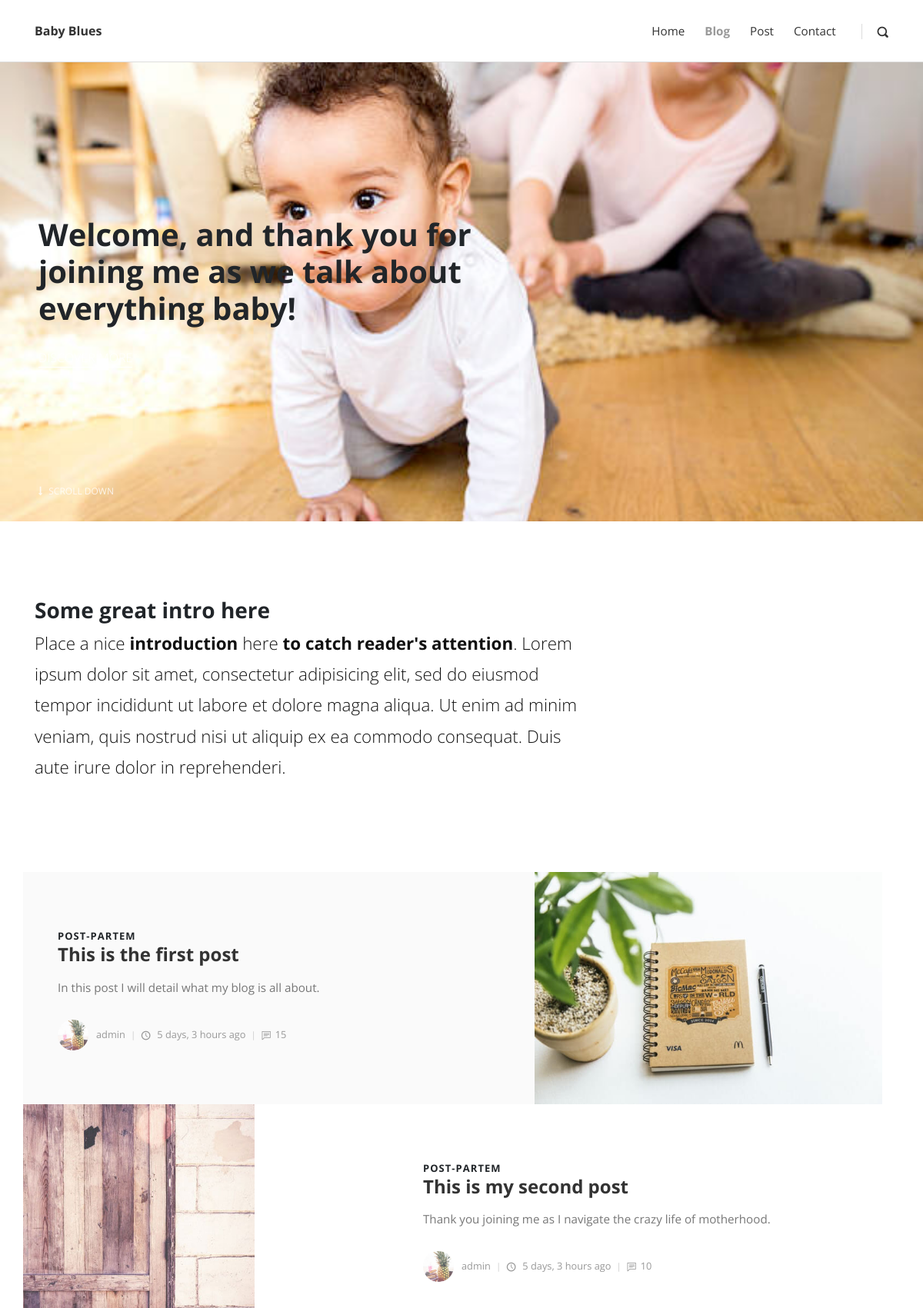
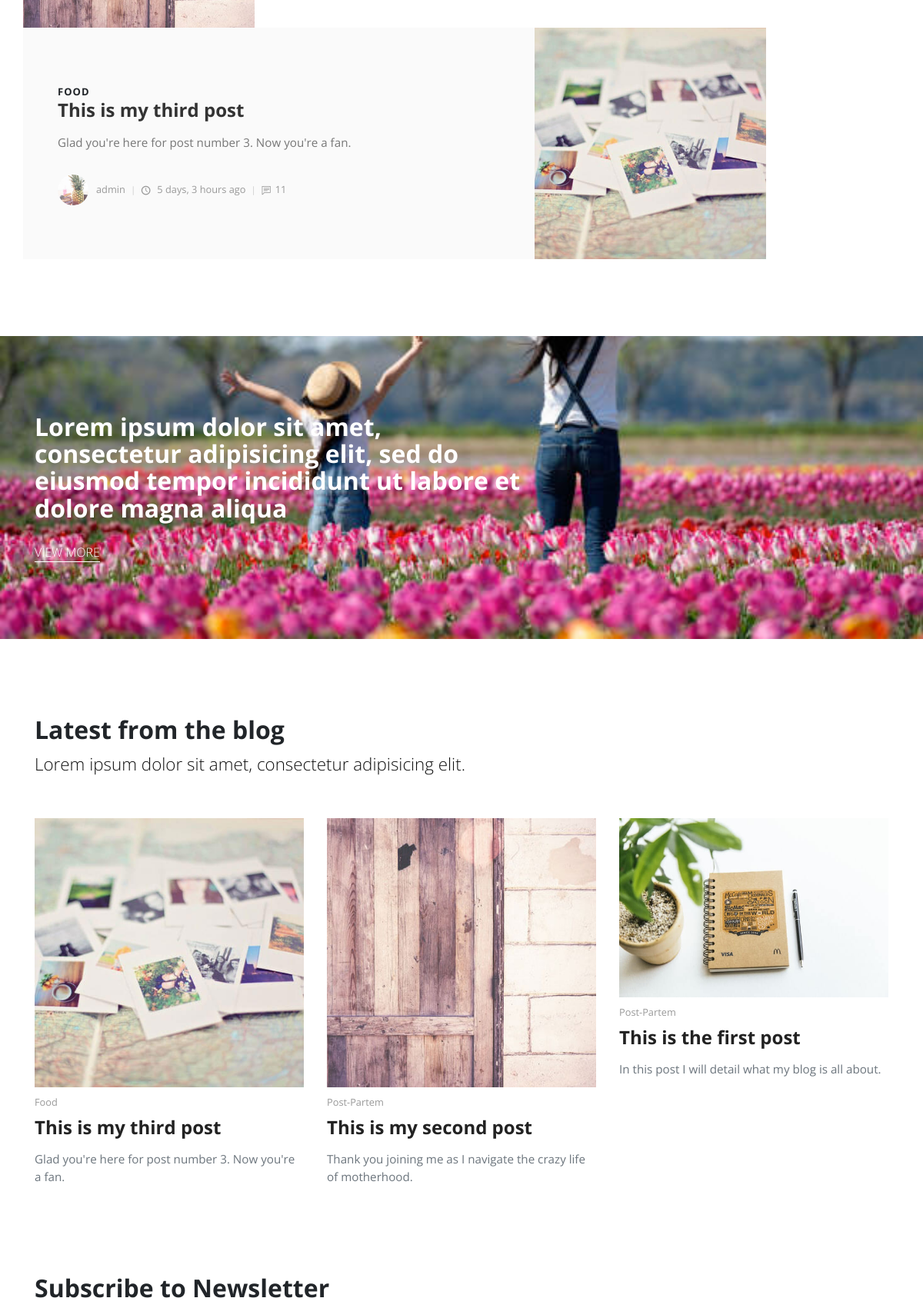
The page / (upper part) on the database its author committed (2 pictures, top to bottom).
### post/models.py (models this page shows, shortened)
class Category(models.Model):
    title = models.CharField(max_length=30)
    def __str__(self):
        return self.title

class Post(models.Model):
    title = models.CharField(max_length=100)
    overview = models.TextField()
    timestamp = models.DateTimeField(auto_now_add=True)
    content = HTMLField()
    comment_count = models.IntegerField(default=0)
    view_count = models.IntegerField ( default=0 )
    author = models.ForeignKey(Author, on_delete=models.CASCADE)
    thumbnail = models.ImageField()
    categories = models.ManyToManyField(Category)
    featured = models.BooleanField()

class Author(models.Model):
    user = models.OneToOneField(User, on_delete=models.CASCADE)
    profile_picture = models.ImageField()
    def __str__(self):
        return self.user.username

### post/views.py (the view)
# urls.py: path('', index),
def index(request):
    featured = Post.objects.filter(featured=True)
    latest = Post.objects.order_by('-timestamp')[0:3]
    if request.method == "POST":
        email = request.POST["email"]
        new_signup = Signup()
        new_signup.email = email
        new_signup.save()
    context = {
        'object_list': featured,
        'latest': latest
    }
    return render(request, 'index.html', context)

### templates/index.html (shortened to what this page needs)
{% extends 'base.html' %}
{% load static %}
{% block content %}
    <section style="background: url({% static 'img/baby_crawling.png' %}); background-size: cover; background-position: center center" class="hero">
      <div class="container">
        <div class="row">
          <div class="col-lg-7">
            <h1 class="text-body">Welcome, and thank you for joining me as we talk about everything baby!</h1><a href="#" class="hero-link">Discover More</a>
          </div>
        </div><a href=".intro" class="continue link-scroll"><i class="fa fa-long-arrow-down"></i> Scroll Down</a>
      </div>
    </section>
    <section class="intro">
      <div class="container">
        <div class="row">
          <div class="col-lg-8">
            <h2 class="h3">Some great intro here</h2>
            <p class="text-big">Place a nice <strong>introduction</strong> here <strong>to catch reader's attention</strong>. Lorem ipsum dolor sit amet, consectetur adipisicing elit, sed do eiusmod tempor incididunt ut labore et dolore magna aliqua. Ut enim ad minim veniam, quis nostrud nisi ut aliquip ex ea commodo consequat. Duis aute irure dolor in reprehenderi.</p>
          </div>
        </div>
      </div>
    </section>
    <section class="featured-posts no-padding-top">
      <div class="container">
        {% for obj in object_list %}
        <div class="row d-flex align-items-stretch">
           {% if not forloop.first and not forloop.last %}
          <div class="image col-lg-5"><img src="{{ obj.thumbnail.url }}" alt="..."></div>
          {% endif %}
          <div class="text col-lg-7">
            <div class="text-inner d-flex align-items-center">
              <div class="content">
                <header class="post-header">
                  <div class="category">
                    {% for cat in obj.categories.all %}
                    <a href="#">{{ cat }}</a>
                    {% endfor %}
                  </div>
                  <a href="post.html">
                    <h2 class="h4">{{ obj.title }}</h2>
                  </a>
                </header>
                <p>{{ obj.overview }}</p>
                <footer class="post-footer d-flex align-items-center"><a href="#" class="author d-flex align-items-center flex-wrap">
                    <div class="avatar"><img src="{{ obj.author.profile_picture.url }}" alt="..." class="img-fluid"></div>
                    <div class="title"><span>{{ obj.author }}</span></div></a>
                  <div class="date"><i class="icon-clock"></i> {{ obj.timestamp|timesince }} ago</div>
                  <div class="comments"><i class="icon-comment"></i>{{ obj.comment_count }}</div>
                </footer>
              </div>
            </div>
          </div>
          {% if forloop.first or forloop.last %}
          <div class="image col-lg-5"><img src="{{ obj.thumbnail.url }}" alt="..."></div>
          {% endif %}
        </div>
        {% endfor %}
      </div>
    </section>
    <section style="background: url({% static 'img/mother_daughter_field.png' %}); background-size: cover; background-position: center bottom" class="divider">
      <div class="container">
        <div class="row">
          <div class="col-md-7">
            <h2>Lorem ipsum dolor sit amet, consectetur adipisicing elit, sed do eiusmod tempor incididunt ut labore et dolore magna aliqua</h2><a href="#" class="hero-link">View More</a>
          </div>
        </div>
      </div>
    </section>
    <section class="latest-posts">
      <div class="container">
        <header>
          <h2>Latest from the blog</h2>
          <p class="text-big">Lorem ipsum dolor sit amet, consectetur adipisicing elit.</p>
        </header>
        <div class="row">
          {% for obj in latest %}
          <div class="post col-md-4">
            <div class="post-thumbnail"><a href="#"><img src="{{ obj.thumbnail.url }}" alt="..." class="img-fluid"></a></div>
            <div class="post-details">
              <div class="post-meta d-flex justify-content-between">
                <div class="{{ objects.timestamp }}</div>
                <div class="category">
                {% for cat in obj.categories.all %}
                <a href="#">{{ cat }}</a>
                  {% endfor %}
                </div>
              </div><a href="#">
                <h3 class="h4">{{ obj.title }}</h3></a>
              <p class="text-muted">{{ obj.overview }}</p>
            </div>
          </div>
          {% endfor %}
        </div>
      </div>
    </section>
    <section class="newsletter no-padding-top">
      <div class="container">
        <div class="row">
          <div class="col-md-10">
            <h2>Subscribe to Newsletter</h2>
          </div>
        </div>
      </div>
    </section>
{% endblock content %}

### static_in_env/css/style.default.css (style rules this page uses)
body { overflow-x: hidden; }
strong { font-weight: 700; }
a, i, span { display: inline-block; text-decoration: none; -webkit-transition: all 0.3s; transition: all 0.3s; }
a i { -webkit-transition: none; transition: none; }
section { padding: 100px 0; overflow-x: hidden; }
.category a { color: #999; letter-spacing: 0.08em; font-weight: 700; text-transform: uppercase; text-decoration: none; font-size: 13px; }
.category a::after { content: ','; color: #ddd; display: inline-block; margin-right: 5px; }
.category a:last-of-type::after { display: none; }
i[class*="icon-"] { -webkit-transform: translateY(3px); transform: translateY(3px); }
.no-padding-top { padding-top: 0 !important; }
h1, h2, h3, h4, h5, h6 { margin-bottom: 15px; }
.text-big { font-size: 1.4em; font-weight: 300; line-height: 1.8em; color: #111; }
a.hero-link { color: inherit !important; text-transform: uppercase; font-size: 1em; text-decoration: none !important; margin-top: 20px; font-weight: 300; }
a.hero-link::after { content: ''; width: 100%; height: 1px; display: block; background: #fff; -webkit-transition: all 0.3s; transition: all 0.3s; }
section.hero { padding: 0; color: #fff; }
section.hero .container { padding: 200px 20px; position: relative; }
section.hero h1 { line-height: 1.2em; }
section.hero .continue { position: absolute; bottom: 30px; left: 20px; text-decoration: none !important; color: inherit !important; text-transform: uppercase; font-size: 0.75em; opacity: 0.8; }
section.hero .continue i { margin-right: 5px; }
section.featured-posts .row:nth-of-type(odd) .text { background: #fafafa; }
section.featured-posts .row:last-of-type { margin-bottom: 0; }
section.featured-posts p { font-weight: 400; color: #777; font-size: 0.95em; }
section.featured-posts .text-inner { padding: 70px 30px; height: 100%; -webkit-transition: all 0.3s; transition: all 0.3s; }
section.featured-posts a { color: inherit; text-decoration: none; }
section.featured-posts h2 { line-height: 1.1em; color: #333; -webkit-transition: all 0.3s; transition: all 0.3s; }
section.featured-posts .avatar { max-width: 40px; min-width: 40px; height: 40px; overflow: hidden; border-radius: 50%; margin-right: 10px; }
section.featured-posts .title, section.featured-posts .date, section.featured-posts .comments { font-size: 0.8em; font-weight: 400; color: #999; }
section.featured-posts .title i, section.featured-posts .date i, section.featured-posts .comments i { margin-right: 5px; }
section.featured-posts .title::after, section.featured-posts .date::after, section.featured-posts .comments::after { content: '|'; display: inline-block; margin: 0 7px; font-size: 0.9em; color: #ccc; }
section.featured-posts .comments::after { display: none; }
section.featured-posts .image { max-height: 200px; width: auto; overflow: hidden; padding: 0; }
section.featured-posts .image img { height: 100%; }
section.featured-posts .post-header { margin-bottom: 10px; }
section.featured-posts .post-footer { margin-top: 30px; }
section.divider { color: #fff; }
section.latest-posts header { margin-bottom: 50px; }
.post-meta { margin: 10px 0; font-size: 0.8em; }
.post p:not(.lead) { font-weight: 400; color: #777; font-size: 0.95em; }
.post a { text-decoration: none; }
.post h3 { line-height: 1.1em; color: #222; -webkit-transition: all 0.3s; transition: all 0.3s; margin-bottom: 1rem; }
body { font-family: "Open Sans", sans-serif; font-size: 1rem; font-weight: normal; line-height: 1.5; color: #212529; background-color: #fff; }
a { color: #999; text-decoration: none; }
h1, h2, h3, h4, h5, h6, .h1, .h2, .h3, .h4, .h5, .h6 { margin-bottom: 0.5rem; font-family: inherit; font-weight: 700; line-height: 1.1; color: inherit; }
h1, .h1 { font-size: 2.5rem; }
h2, .h2 { font-size: 2rem; }
h3, .h3 { font-size: 1.75rem; }
h4, .h4 { font-size: 1.5rem; }

### rows shown on the page
Post: title "This is the first post", overview "In this post I will detail what my blog is all about.", author.profile_picture (picture), author "admin", timestamp "5 days, 3 hours", comment_count "15", thumbnail (picture)
Category: title "POST-PARTEM", title "Post-Partem"
Post: thumbnail (picture), title "This is my second post", overview "Thank you joining me as I navigate the crazy life of motherhood.", author.profile_picture (picture), author "admin", timestamp "5 days, 3 hours", comment_count "10"
Post: title "This is my third post", overview "Glad you're here for post number 3. Now you're a fan.", author.profile_picture (picture), author "admin", timestamp "5 days, 3 hours", comment_count "11", thumbnail (picture)
Category: title "FOOD", title "Food"
